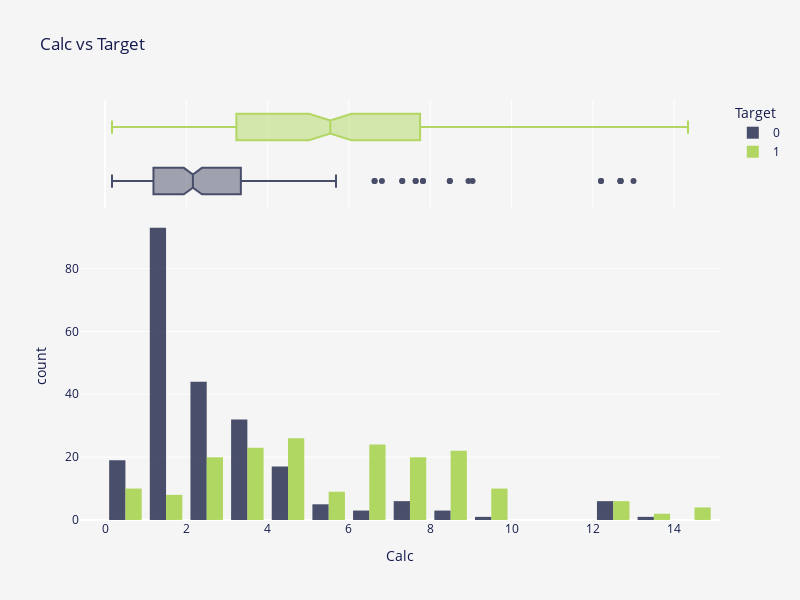

Notebook code for this chart:
### Markdown cell above
<p style="font-size:20px; font-family:JetBrains Mono; color:#3E3F4C; border-bottom: 3px solid #2a357d">Notes 📜</p>
<blockquote style="margin-right:auto; margin-left:auto; background-color:#fffaf6; padding: 15px; border-radius: 10px 10px">
    <ul style="font-size:16px; font-family:JetBrains Mono; color:#3E3F4C; margin-right: 10px; margin-top: 2px; margin-bottom: 2px">
        <li>Regarding <code>Urea</code>, it's clearly visible that the higher the <code>Urea</code>, the higher chance of kidney stones presence.</li>
    </ul>
</blockquote>

### Code cell
fig = px.histogram(
    train,
    x="Calc",
    color="Target",
    color_discrete_sequence=["#0f173b", "#9acd32"],
    marginal="box",
    barmode="group",
    hover_data=train.columns,
    height=600,
    width=800,
    title="Calc vs Target",
)
fig.update_layout(
    font=dict(color=FONT_COLOR),
    plot_bgcolor=BACKGROUND_COLOR,
    paper_bgcolor=BACKGROUND_COLOR,
    bargap=0.2,
)
fig.update_traces(opacity=0.75)
fig.show()

### Figure 1 — Plotly figure (JSON) as saved in the notebook; plotly's stock layout.template omitted (floating-point values rounded to 4 significant figures; data arrays with more than 128 entries replaced by an {"elided": "..."} marker saying what was removed)
{"data": [{"alignmentgroup": "True", "bingroup": "x", "hovertemplate": "Target=0<br>Calc=%{x}<br>count=%{y}<extra></extra>", "legendgroup": "0", "marker": {"color": "#0f173b", "pattern": {"shape": ""}}, "name": "0", "offsetgroup": "0", "opacity": 0.75, "orientation": "v", "showlegend": true, "type": "histogram", "x": {"elided": "230 float values"}, "xaxis": "x", "yaxis": "y"}, {"alignmentgroup": "True", "customdata": {"elided": "230x6 float values"}, "hovertemplate": "Target=%{customdata[5]}<br>Calc=%{x}<br>Gravity=%{customdata[0]}<br>Ph=%{customdata[1]}<br>Osmo=%{customdata[2]}<br>Cond=%{customdata[3]}<br>Urea=%{customdata[4]}<extra></extra>", "legendgroup": "0", "marker": {"color": "#0f173b"}, "name": "0", "notched": true, "offsetgroup": "0", "opacity": 0.75, "showlegend": false, "type": "box", "x": {"elided": "230 float values"}, "xaxis": "x2", "yaxis": "y2"}, {"alignmentgroup": "True", "bingroup": "x", "hovertemplate": "Target=1<br>Calc=%{x}<br>count=%{y}<extra></extra>", "legendgroup": "1", "marker": {"color": "#9acd32", "pattern": {"shape": ""}}, "name": "1", "offsetgroup": "1", "opacity": 0.75, "orientation": "v", "showlegend": true, "type": "histogram", "x": {"elided": "184 float values"}, "xaxis": "x", "yaxis": "y"}, {"alignmentgroup": "True", "customdata": {"elided": "184x6 float values"}, "hovertemplate": "Target=%{customdata[5]}<br>Calc=%{x}<br>Gravity=%{customdata[0]}<br>Ph=%{customdata[1]}<br>Osmo=%{customdata[2]}<br>Cond=%{customdata[3]}<br>Urea=%{customdata[4]}<extra></extra>", "legendgroup": "1", "marker": {"color": "#9acd32"}, "name": "1", "notched": true, "offsetgroup": "1", "opacity": 0.75, "showlegend": false, "type": "box", "x": {"elided": "184 float values"}, "xaxis": "x2", "yaxis": "y2"}], "layout": {"bargap": 0.2, "barmode": "group", "font": {"color": "#141B4D"}, "height": 600, "legend": {"title": {"text": "Target"}, "tracegroupgap": 0}, "paper_bgcolor": "#F6F5F5", "plot_bgcolor": "#F6F5F5", "title": {"text": "Calc vs Target"}, "width": 800, "xaxis": {"anchor": "y", "domain": [0, 1], "title": {"text": "Calc"}}, "xaxis2": {"anchor": "y2", "domain": [0, 1], "matches": "x", "showgrid": true, "showticklabels": false}, "yaxis": {"anchor": "x", "domain": [0, 0.7326], "title": {"text": "count"}}, "yaxis2": {"anchor": "x2", "domain": [0.7426, 1], "matches": "y2", "showgrid": false, "showline": false, "showticklabels": false, "ticks": ""}}}
